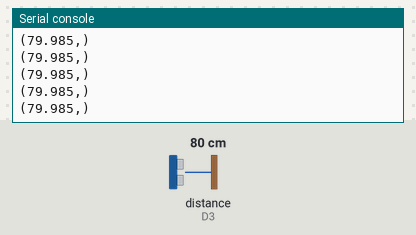
The program below on a simulated CircuitPython board. Parts: the last lines printed to the serial console. The test bench sets the inputs (shaded band); at power-on: distance to the obstacle (sensor on D3) 80 cm. The echo pulse lasts 58.3 µs per cm.

Above: at 1.2 s.
1.3 s: distance to the obstacle (sensor on D3) set to 2 cm
At 1.38 s:
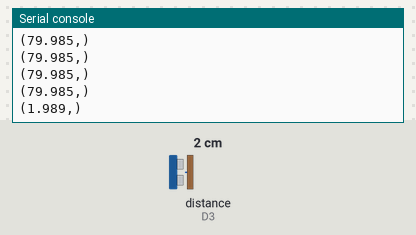
2.8 s: distance to the obstacle (sensor on D3) set to 4 cm
At 2.89 s:
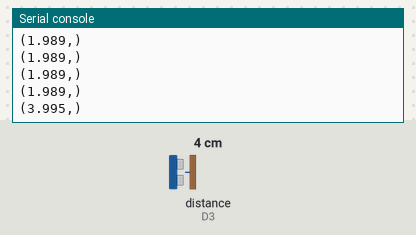
Timing chart, 0 to 5.8 s (numbered marks = the images above; inputs shaded):
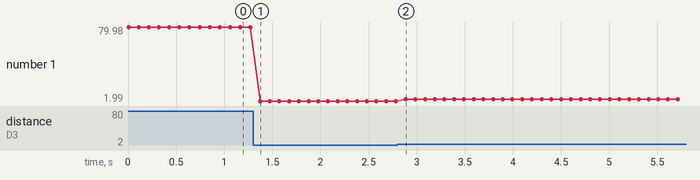

The program:

distance.py
```python
import time
import board

import adafruit_hcsr04

sonar = adafruit_hcsr04.HCSR04(trigger_pin=board.D2, echo_pin=board.D3)


while True:
    try:
        print((sonar.distance,))
    except RuntimeError:
        print("Retrying!")
        pass
    time.sleep(0.1)
```

Measured:
- after the input at 1.3 s, the serial console: prints a new line after 0.07 s (image 1)
- after the input at 2.8 s, the serial console: prints a new line after 0.09 s (image 2)
- plotted number 1: 79.98 → 1.99 after the input at 1.3 s, 1.99 → 4 after the input at 2.8 s
